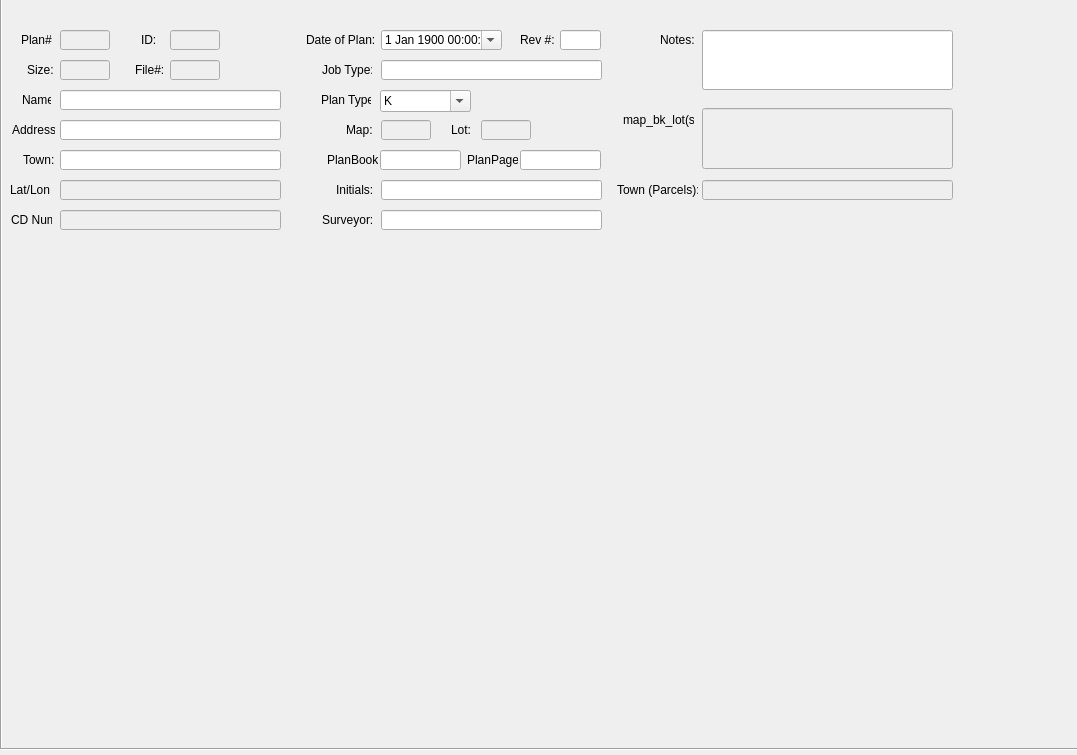
<?xml version="1.0" encoding="UTF-8"?>
<ui version="4.0">
 <class>la_plans</class>
 <widget class="QDialog" name="la_plans">
  <property name="geometry">
   <rect>
    <x>0</x>
    <y>0</y>
    <width>1077</width>
    <height>755</height>
   </rect>
  </property>
  <property name="windowTitle">
   <string> BRS_GIS Job DataViewer v1.0</string>
  </property>
  <property name="windowIcon">
   <iconset>
    <normaloff>:/images/pglogo.png</normaloff>:/images/pglogo.png</iconset>
  </property>
  <widget class="QLabel" name="background">
   <property name="geometry">
    <rect>
     <x>0</x>
     <y>-11</y>
     <width>1081</width>
     <height>761</height>
    </rect>
   </property>
   <property name="autoFillBackground">
    <bool>false</bool>
   </property>
   <property name="frameShape">
    <enum>QFrame::Box</enum>
   </property>
   <property name="frameShadow">
    <enum>QFrame::Sunken</enum>
   </property>
   <property name="text">
    <string/>
   </property>
   <property name="pixmap">
    <pixmap>images/haystack-rock-surf.jpg</pixmap>
   </property>
   <property name="scaledContents">
    <bool>true</bool>
   </property>
  </widget>
  <widget class="QLineEdit" name="idValue">
   <property name="enabled">
    <bool>false</bool>
   </property>
   <property name="geometry">
    <rect>
     <x>170</x>
     <y>30</y>
     <width>50</width>
     <height>20</height>
    </rect>
   </property>
  </widget>
  <widget class="QLabel" name="label">
   <property name="geometry">
    <rect>
     <x>141</x>
     <y>30</y>
     <width>19</width>
     <height>20</height>
    </rect>
   </property>
   <property name="text">
    <string>ID:</string>
   </property>
  </widget>
  <widget class="QLineEdit" name="size_no">
   <property name="enabled">
    <bool>false</bool>
   </property>
   <property name="geometry">
    <rect>
     <x>60</x>
     <y>60</y>
     <width>50</width>
     <height>20</height>
    </rect>
   </property>
  </widget>
  <widget class="QLabel" name="label_2">
   <property name="geometry">
    <rect>
     <x>27</x>
     <y>60</y>
     <width>31</width>
     <height>20</height>
    </rect>
   </property>
   <property name="text">
    <string>Size:</string>
   </property>
  </widget>
  <widget class="QLineEdit" name="file_no">
   <property name="enabled">
    <bool>false</bool>
   </property>
   <property name="geometry">
    <rect>
     <x>170</x>
     <y>60</y>
     <width>50</width>
     <height>20</height>
    </rect>
   </property>
   <property name="text">
    <string/>
   </property>
  </widget>
  <widget class="QLabel" name="label_3">
   <property name="geometry">
    <rect>
     <x>135</x>
     <y>60</y>
     <width>31</width>
     <height>20</height>
    </rect>
   </property>
   <property name="text">
    <string>File#:</string>
   </property>
  </widget>
  <widget class="QLabel" name="label_7">
   <property name="geometry">
    <rect>
     <x>306</x>
     <y>30</y>
     <width>68</width>
     <height>20</height>
    </rect>
   </property>
   <property name="text">
    <string>Date of Plan:</string>
   </property>
  </widget>
  <widget class="QLabel" name="label_9">
   <property name="geometry">
    <rect>
     <x>336</x>
     <y>180</y>
     <width>41</width>
     <height>20</height>
    </rect>
   </property>
   <property name="text">
    <string>Initials:</string>
   </property>
  </widget>
  <widget class="QLineEdit" name="initials">
   <property name="geometry">
    <rect>
     <x>381</x>
     <y>180</y>
     <width>221</width>
     <height>20</height>
    </rect>
   </property>
   <property name="text">
    <string/>
   </property>
  </widget>
  <widget class="QLineEdit" name="address">
   <property name="geometry">
    <rect>
     <x>60</x>
     <y>120</y>
     <width>221</width>
     <height>20</height>
    </rect>
   </property>
   <property name="text">
    <string/>
   </property>
  </widget>
  <widget class="QLabel" name="label_12">
   <property name="geometry">
    <rect>
     <x>322</x>
     <y>210</y>
     <width>50</width>
     <height>20</height>
    </rect>
   </property>
   <property name="text">
    <string>Surveyor:</string>
   </property>
  </widget>
  <widget class="QLineEdit" name="town">
   <property name="geometry">
    <rect>
     <x>60</x>
     <y>150</y>
     <width>221</width>
     <height>20</height>
    </rect>
   </property>
   <property name="text">
    <string/>
   </property>
  </widget>
  <widget class="QLineEdit" name="job">
   <property name="geometry">
    <rect>
     <x>381</x>
     <y>60</y>
     <width>221</width>
     <height>20</height>
    </rect>
   </property>
   <property name="text">
    <string/>
   </property>
  </widget>
  <widget class="QLabel" name="label_5">
   <property name="geometry">
    <rect>
     <x>12</x>
     <y>120</y>
     <width>43</width>
     <height>20</height>
    </rect>
   </property>
   <property name="text">
    <string>Address:</string>
   </property>
  </widget>
  <widget class="QLineEdit" name="name">
   <property name="geometry">
    <rect>
     <x>60</x>
     <y>90</y>
     <width>221</width>
     <height>20</height>
    </rect>
   </property>
   <property name="text">
    <string/>
   </property>
  </widget>
  <widget class="QDateTimeEdit" name="date">
   <property name="geometry">
    <rect>
     <x>381</x>
     <y>30</y>
     <width>121</width>
     <height>20</height>
    </rect>
   </property>
   <property name="date">
    <date>
     <year>1900</year>
     <month>1</month>
     <day>1</day>
    </date>
   </property>
   <property name="calendarPopup">
    <bool>true</bool>
   </property>
  </widget>
  <widget class="QLabel" name="label_13">
   <property name="geometry">
    <rect>
     <x>11</x>
     <y>210</y>
     <width>41</width>
     <height>20</height>
    </rect>
   </property>
   <property name="autoFillBackground">
    <bool>false</bool>
   </property>
   <property name="text">
    <string>CD Num:</string>
   </property>
  </widget>
  <widget class="QLineEdit" name="surveyor">
   <property name="geometry">
    <rect>
     <x>381</x>
     <y>210</y>
     <width>221</width>
     <height>20</height>
    </rect>
   </property>
   <property name="text">
    <string/>
   </property>
  </widget>
  <widget class="QLineEdit" name="cd_no">
   <property name="enabled">
    <bool>false</bool>
   </property>
   <property name="geometry">
    <rect>
     <x>60</x>
     <y>210</y>
     <width>221</width>
     <height>20</height>
    </rect>
   </property>
   <property name="text">
    <string/>
   </property>
  </widget>
  <widget class="QLabel" name="label_6">
   <property name="geometry">
    <rect>
     <x>23</x>
     <y>150</y>
     <width>31</width>
     <height>20</height>
    </rect>
   </property>
   <property name="text">
    <string>Town:</string>
   </property>
  </widget>
  <widget class="QLabel" name="label_16">
   <property name="geometry">
    <rect>
     <x>660</x>
     <y>30</y>
     <width>41</width>
     <height>20</height>
    </rect>
   </property>
   <property name="text">
    <string>Notes:</string>
   </property>
  </widget>
  <widget class="QLineEdit" name="notes">
   <property name="geometry">
    <rect>
     <x>702</x>
     <y>30</y>
     <width>251</width>
     <height>60</height>
    </rect>
   </property>
   <property name="text">
    <string/>
   </property>
   <property name="alignment">
    <set>Qt::AlignLeading|Qt::AlignLeft|Qt::AlignTop</set>
   </property>
  </widget>
  <widget class="QLineEdit" name="map">
   <property name="enabled">
    <bool>false</bool>
   </property>
   <property name="geometry">
    <rect>
     <x>381</x>
     <y>120</y>
     <width>50</width>
     <height>20</height>
    </rect>
   </property>
  </widget>
  <widget class="QLabel" name="label_4">
   <property name="geometry">
    <rect>
     <x>22</x>
     <y>90</y>
     <width>29</width>
     <height>20</height>
    </rect>
   </property>
   <property name="text">
    <string>Name:</string>
   </property>
  </widget>
  <widget class="QLabel" name="label_8">
   <property name="geometry">
    <rect>
     <x>322</x>
     <y>60</y>
     <width>50</width>
     <height>20</height>
    </rect>
   </property>
   <property name="text">
    <string>Job Type:</string>
   </property>
  </widget>
  <widget class="QLabel" name="l_map">
   <property name="geometry">
    <rect>
     <x>346</x>
     <y>120</y>
     <width>31</width>
     <height>20</height>
    </rect>
   </property>
   <property name="text">
    <string>Map:</string>
   </property>
  </widget>
  <widget class="QLabel" name="label_18">
   <property name="geometry">
    <rect>
     <x>451</x>
     <y>120</y>
     <width>31</width>
     <height>20</height>
    </rect>
   </property>
   <property name="text">
    <string>Lot:</string>
   </property>
  </widget>
  <widget class="QLineEdit" name="lot">
   <property name="enabled">
    <bool>false</bool>
   </property>
   <property name="geometry">
    <rect>
     <x>481</x>
     <y>120</y>
     <width>50</width>
     <height>20</height>
    </rect>
   </property>
  </widget>
  <widget class="QLabel" name="label_10">
   <property name="geometry">
    <rect>
     <x>617</x>
     <y>180</y>
     <width>81</width>
     <height>20</height>
    </rect>
   </property>
   <property name="text">
    <string>Town (Parcels):</string>
   </property>
  </widget>
  <widget class="QLineEdit" name="town_parcels">
   <property name="enabled">
    <bool>false</bool>
   </property>
   <property name="geometry">
    <rect>
     <x>702</x>
     <y>180</y>
     <width>251</width>
     <height>20</height>
    </rect>
   </property>
   <property name="text">
    <string/>
   </property>
  </widget>
  <widget class="QLineEdit" name="map_bk_lot">
   <property name="enabled">
    <bool>false</bool>
   </property>
   <property name="geometry">
    <rect>
     <x>702</x>
     <y>108</y>
     <width>251</width>
     <height>61</height>
    </rect>
   </property>
   <property name="text">
    <string/>
   </property>
   <property name="alignment">
    <set>Qt::AlignLeading|Qt::AlignLeft|Qt::AlignTop</set>
   </property>
  </widget>
  <widget class="QLabel" name="label_20">
   <property name="geometry">
    <rect>
     <x>623</x>
     <y>110</y>
     <width>71</width>
     <height>20</height>
    </rect>
   </property>
   <property name="text">
    <string>map_bk_lot(s):</string>
   </property>
  </widget>
  <widget class="QLineEdit" name="lat_lon">
   <property name="enabled">
    <bool>false</bool>
   </property>
   <property name="geometry">
    <rect>
     <x>60</x>
     <y>180</y>
     <width>221</width>
     <height>20</height>
    </rect>
   </property>
   <property name="text">
    <string/>
   </property>
  </widget>
  <widget class="QLabel" name="label_14">
   <property name="geometry">
    <rect>
     <x>10</x>
     <y>180</y>
     <width>41</width>
     <height>20</height>
    </rect>
   </property>
   <property name="text">
    <string>Lat/Lon:</string>
   </property>
  </widget>
  <widget class="QLineEdit" name="rev_no">
   <property name="enabled">
    <bool>true</bool>
   </property>
   <property name="geometry">
    <rect>
     <x>560</x>
     <y>30</y>
     <width>41</width>
     <height>20</height>
    </rect>
   </property>
   <property name="text">
    <string/>
   </property>
  </widget>
  <widget class="QLabel" name="label_15">
   <property name="geometry">
    <rect>
     <x>520</x>
     <y>30</y>
     <width>41</width>
     <height>20</height>
    </rect>
   </property>
   <property name="text">
    <string>Rev #:</string>
   </property>
  </widget>
  <widget class="QLineEdit" name="planbook">
   <property name="geometry">
    <rect>
     <x>380</x>
     <y>150</y>
     <width>81</width>
     <height>20</height>
    </rect>
   </property>
   <property name="text">
    <string/>
   </property>
  </widget>
  <widget class="QLabel" name="label_17">
   <property name="geometry">
    <rect>
     <x>327</x>
     <y>150</y>
     <width>51</width>
     <height>20</height>
    </rect>
   </property>
   <property name="autoFillBackground">
    <bool>false</bool>
   </property>
   <property name="text">
    <string>PlanBook:</string>
   </property>
  </widget>
  <widget class="QLineEdit" name="planpage">
   <property name="geometry">
    <rect>
     <x>520</x>
     <y>150</y>
     <width>81</width>
     <height>20</height>
    </rect>
   </property>
   <property name="text">
    <string/>
   </property>
  </widget>
  <widget class="QLabel" name="label_19">
   <property name="geometry">
    <rect>
     <x>467</x>
     <y>150</y>
     <width>51</width>
     <height>20</height>
    </rect>
   </property>
   <property name="autoFillBackground">
    <bool>false</bool>
   </property>
   <property name="text">
    <string>PlanPage:</string>
   </property>
  </widget>
  <widget class="QLabel" name="label_21">
   <property name="geometry">
    <rect>
     <x>21</x>
     <y>30</y>
     <width>31</width>
     <height>20</height>
    </rect>
   </property>
   <property name="text">
    <string>Plan#:</string>
   </property>
  </widget>
  <widget class="QLineEdit" name="plan_no">
   <property name="enabled">
    <bool>false</bool>
   </property>
   <property name="geometry">
    <rect>
     <x>60</x>
     <y>30</y>
     <width>50</width>
     <height>20</height>
    </rect>
   </property>
  </widget>
  <widget class="QLabel" name="label_22">
   <property name="geometry">
    <rect>
     <x>321</x>
     <y>90</y>
     <width>50</width>
     <height>20</height>
    </rect>
   </property>
   <property name="text">
    <string>Plan Type:</string>
   </property>
  </widget>
  <widget class="QComboBox" name="plan_type">
   <property name="geometry">
    <rect>
     <x>380</x>
     <y>90</y>
     <width>91</width>
     <height>22</height>
    </rect>
   </property>
   <property name="editable">
    <bool>true</bool>
   </property>
   <property name="currentText">
    <string>K</string>
   </property>
  </widget>
 </widget>
 <tabstops>
  <tabstop>idValue</tabstop>
  <tabstop>size_no</tabstop>
  <tabstop>file_no</tabstop>
  <tabstop>name</tabstop>
  <tabstop>address</tabstop>
  <tabstop>town</tabstop>
  <tabstop>cd_no</tabstop>
  <tabstop>date</tabstop>
  <tabstop>job</tabstop>
  <tabstop>initials</tabstop>
  <tabstop>map</tabstop>
  <tabstop>lot</tabstop>
  <tabstop>surveyor</tabstop>
  <tabstop>notes</tabstop>
  <tabstop>map_bk_lot</tabstop>
  <tabstop>town_parcels</tabstop>
 </tabstops>
 <resources>
  <include location="C:/BRS_GIS/!QT/DEV/login_wip/login_resources.qrc"/>
 </resources>
 <connections/>
</ui>
